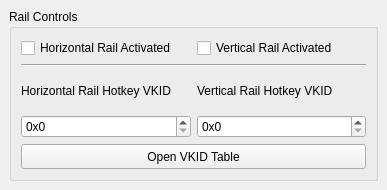
<?xml version="1.0" encoding="UTF-8"?>
<ui version="4.0">
 <class>MainWindow</class>
 <widget class="QMainWindow" name="MainWindow">
  <property name="geometry">
   <rect>
    <x>0</x>
    <y>0</y>
    <width>387</width>
    <height>190</height>
   </rect>
  </property>
  <property name="minimumSize">
   <size>
    <width>375</width>
    <height>0</height>
   </size>
  </property>
  <property name="windowTitle">
   <string>Cursor Rails</string>
  </property>
  <widget class="QWidget" name="centralwidget">
   <layout class="QVBoxLayout" name="verticalLayout_2">
    <item>
     <widget class="QGroupBox" name="groupBox">
      <property name="title">
       <string>Rail Controls</string>
      </property>
      <layout class="QVBoxLayout" name="verticalLayout">
       <item>
        <layout class="QHBoxLayout" name="horizontalLayout">
         <item>
          <widget class="QCheckBox" name="checkBoxHorizontalRail">
           <property name="text">
            <string>Horizontal Rail Activated</string>
           </property>
           <property name="checkable">
            <bool>true</bool>
           </property>
          </widget>
         </item>
         <item>
          <widget class="QCheckBox" name="checkBoxVerticalRail">
           <property name="text">
            <string>Vertical Rail Activated</string>
           </property>
           <property name="checkable">
            <bool>true</bool>
           </property>
          </widget>
         </item>
        </layout>
       </item>
       <item>
        <widget class="Line" name="horizontalLineMiddleSeparator">
         <property name="frameShadow">
          <enum>QFrame::Sunken</enum>
         </property>
         <property name="lineWidth">
          <number>1</number>
         </property>
         <property name="orientation">
          <enum>Qt::Horizontal</enum>
         </property>
        </widget>
       </item>
       <item>
        <layout class="QHBoxLayout" name="horizontalLayout_2">
         <item>
          <widget class="QLabel" name="label_2">
           <property name="text">
            <string>Horizontal Rail Hotkey VKID </string>
           </property>
          </widget>
         </item>
         <item>
          <widget class="QLabel" name="label">
           <property name="text">
            <string>Vertical Rail Hotkey VKID</string>
           </property>
          </widget>
         </item>
        </layout>
       </item>
       <item>
        <layout class="QHBoxLayout" name="horizontalLayoutSpinBoxes">
         <item>
          <widget class="QSpinBox" name="spinBoxHorizontalHotkeyVkid">
           <property name="minimumSize">
            <size>
             <width>100</width>
             <height>0</height>
            </size>
           </property>
           <property name="prefix">
            <string>0x</string>
           </property>
           <property name="maximum">
            <number>255</number>
           </property>
           <property name="value">
            <number>0</number>
           </property>
           <property name="displayIntegerBase">
            <number>16</number>
           </property>
          </widget>
         </item>
         <item>
          <widget class="QSpinBox" name="spinBoxVerticalHotkeyVkid">
           <property name="minimumSize">
            <size>
             <width>100</width>
             <height>0</height>
            </size>
           </property>
           <property name="prefix">
            <string>0x</string>
           </property>
           <property name="maximum">
            <number>255</number>
           </property>
           <property name="displayIntegerBase">
            <number>16</number>
           </property>
          </widget>
         </item>
        </layout>
       </item>
       <item>
        <layout class="QHBoxLayout" name="horizontalLayoutHotkeyRecorders"/>
       </item>
       <item>
        <widget class="QPushButton" name="pushButtonOpenVkidTable">
         <property name="minimumSize">
          <size>
           <width>0</width>
           <height>25</height>
          </size>
         </property>
         <property name="text">
          <string>Open VKID Table</string>
         </property>
        </widget>
       </item>
      </layout>
     </widget>
    </item>
   </layout>
  </widget>
 </widget>
 <resources/>
 <connections/>
</ui>
